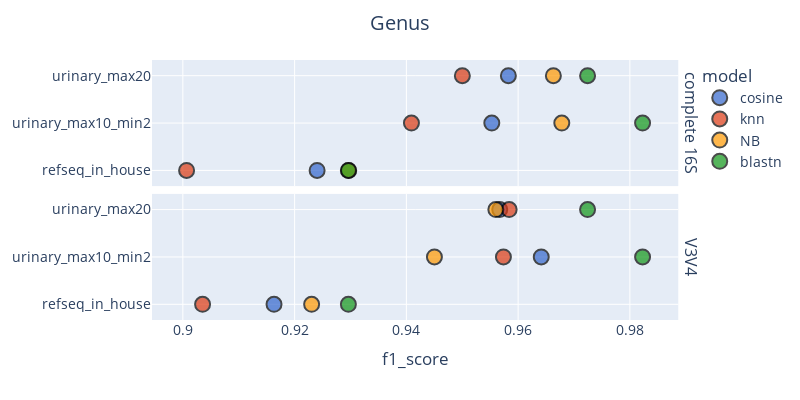

Write notebook code for a chart like this one.
### Code cell
plt.Figure()


fig = px.scatter(
    genus_scores,
    y = 'ref db', 
    x = 'f1_score', 
    color_discrete_sequence=px.colors.qualitative.G10[0:],
    color = 'model', 
    facet_row = 'region', 
    opacity = 0.7)


fig.update_traces(marker = dict(size = 15, line = dict(width = 2, color = 'black')), y0 = 0.5, dy = 0.1)
#fig.update_layout(legend = dict(font = dict(size = 15)))
fig.update_layout(font_size = 14, autosize = False, width = 800, height = 400, showlegend = True, title = dict(text = 'Genus', x = 0.5))
fig.layout.annotations[0]['text'] = 'V3V4'
fig.layout.annotations[1]['text'] = 'complete 16S'
fig.update_annotations(font_size = 16)
fig.update_yaxes(title = None)




fig.show()

### Figure 1 — Plotly figure (JSON) as saved in the notebook; plotly's stock layout.template omitted (floating-point values rounded to 4 significant figures)
{"data": [{"dy": 0.1, "hovertemplate": "model=cosine<br>region=dna_seq<br>f1_score=%{x}<br>ref db=%{y}<extra></extra>", "legendgroup": "cosine", "marker": {"color": "#3366CC", "line": {"color": "black", "width": 2}, "opacity": 0.7, "size": 15, "symbol": "circle"}, "mode": "markers", "name": "cosine", "orientation": "h", "showlegend": true, "type": "scatter", "x": [0.924, 0.9553, 0.9583], "xaxis": "x2", "y": ["refseq_in_house", "urinary_max10_min2", "urinary_max20"], "y0": 0.5, "yaxis": "y2"}, {"dy": 0.1, "hovertemplate": "model=cosine<br>region=V3V4<br>f1_score=%{x}<br>ref db=%{y}<extra></extra>", "legendgroup": "cosine", "marker": {"color": "#3366CC", "line": {"color": "black", "width": 2}, "opacity": 0.7, "size": 15, "symbol": "circle"}, "mode": "markers", "name": "cosine", "orientation": "h", "showlegend": false, "type": "scatter", "x": [0.9163, 0.9641, 0.9567], "xaxis": "x", "y": ["refseq_in_house", "urinary_max10_min2", "urinary_max20"], "y0": 0.5, "yaxis": "y"}, {"dy": 0.1, "hovertemplate": "model=knn<br>region=dna_seq<br>f1_score=%{x}<br>ref db=%{y}<extra></extra>", "legendgroup": "knn", "marker": {"color": "#DC3912", "line": {"color": "black", "width": 2}, "opacity": 0.7, "size": 15, "symbol": "circle"}, "mode": "markers", "name": "knn", "orientation": "h", "showlegend": true, "type": "scatter", "x": [0.9007, 0.9409, 0.95], "xaxis": "x2", "y": ["refseq_in_house", "urinary_max10_min2", "urinary_max20"], "y0": 0.5, "yaxis": "y2"}, {"dy": 0.1, "hovertemplate": "model=knn<br>region=V3V4<br>f1_score=%{x}<br>ref db=%{y}<extra></extra>", "legendgroup": "knn", "marker": {"color": "#DC3912", "line": {"color": "black", "width": 2}, "opacity": 0.7, "size": 15, "symbol": "circle"}, "mode": "markers", "name": "knn", "orientation": "h", "showlegend": false, "type": "scatter", "x": [0.9035, 0.9574, 0.9584], "xaxis": "x", "y": ["refseq_in_house", "urinary_max10_min2", "urinary_max20"], "y0": 0.5, "yaxis": "y"}, {"dy": 0.1, "hovertemplate": "model=NB<br>region=dna_seq<br>f1_score=%{x}<br>ref db=%{y}<extra></extra>", "legendgroup": "NB", "marker": {"color": "#FF9900", "line": {"color": "black", "width": 2}, "opacity": 0.7, "size": 15, "symbol": "circle"}, "mode": "markers", "name": "NB", "orientation": "h", "showlegend": true, "type": "scatter", "x": [0.9297, 0.9678, 0.9663], "xaxis": "x2", "y": ["refseq_in_house", "urinary_max10_min2", "urinary_max20"], "y0": 0.5, "yaxis": "y2"}, {"dy": 0.1, "hovertemplate": "model=NB<br>region=V3V4<br>f1_score=%{x}<br>ref db=%{y}<extra></extra>", "legendgroup": "NB", "marker": {"color": "#FF9900", "line": {"color": "black", "width": 2}, "opacity": 0.7, "size": 15, "symbol": "circle"}, "mode": "markers", "name": "NB", "orientation": "h", "showlegend": false, "type": "scatter", "x": [0.923, 0.945, 0.956], "xaxis": "x", "y": ["refseq_in_house", "urinary_max10_min2", "urinary_max20"], "y0": 0.5, "yaxis": "y"}, {"dy": 0.1, "hovertemplate": "model=blastn<br>region=dna_seq<br>f1_score=%{x}<br>ref db=%{y}<extra></extra>", "legendgroup": "blastn", "marker": {"color": "#109618", "line": {"color": "black", "width": 2}, "opacity": 0.7, "size": 15, "symbol": "circle"}, "mode": "markers", "name": "blastn", "orientation": "h", "showlegend": true, "type": "scatter", "x": [0.9823, 0.9724, 0.9296], "xaxis": "x2", "y": ["urinary_max10_min2", "urinary_max20", "refseq_in_house"], "y0": 0.5, "yaxis": "y2"}, {"dy": 0.1, "hovertemplate": "model=blastn<br>region=V3V4<br>f1_score=%{x}<br>ref db=%{y}<extra></extra>", "legendgroup": "blastn", "marker": {"color": "#109618", "line": {"color": "black", "width": 2}, "opacity": 0.7, "size": 15, "symbol": "circle"}, "mode": "markers", "name": "blastn", "orientation": "h", "showlegend": false, "type": "scatter", "x": [0.9823, 0.9724, 0.9296], "xaxis": "x", "y": ["urinary_max10_min2", "urinary_max20", "refseq_in_house"], "y0": 0.5, "yaxis": "y"}], "layout": {"annotations": [{"font": {"size": 16}, "showarrow": false, "text": "V3V4", "textangle": 90, "x": 0.98, "xanchor": "left", "xref": "paper", "y": 0.2425, "yanchor": "middle", "yref": "paper"}, {"font": {"size": 16}, "showarrow": false, "text": "complete 16S", "textangle": 90, "x": 0.98, "xanchor": "left", "xref": "paper", "y": 0.7575, "yanchor": "middle", "yref": "paper"}], "autosize": false, "font": {"size": 14}, "height": 400, "legend": {"title": {"text": "model"}, "tracegroupgap": 0}, "margin": {"t": 60}, "showlegend": true, "title": {"text": "Genus", "x": 0.5}, "width": 800, "xaxis": {"anchor": "y", "domain": [0, 0.98], "title": {"text": "f1_score"}}, "xaxis2": {"anchor": "y2", "domain": [0, 0.98], "matches": "x", "showticklabels": false}, "yaxis": {"anchor": "x", "domain": [0, 0.485], "title": {}}, "yaxis2": {"anchor": "x2", "domain": [0.515, 1], "matches": "y", "title": {}}}}
